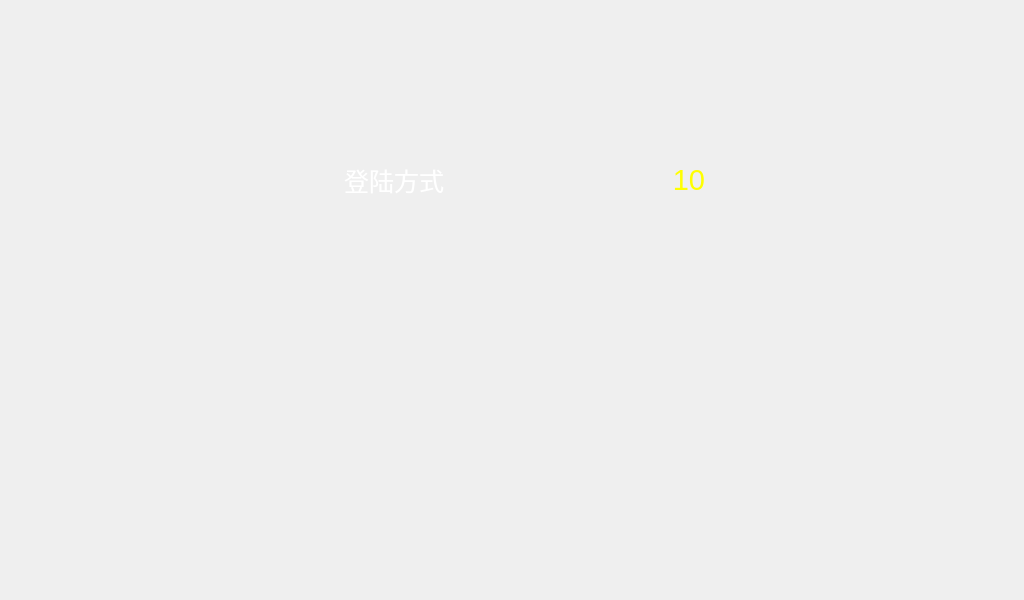
<?xml version="1.0" encoding="UTF-8"?>
<ui version="4.0">
 <class>DialogSelectLogin</class>
 <widget class="QDialog" name="DialogSelectLogin">
  <property name="enabled">
   <bool>true</bool>
  </property>
  <property name="geometry">
   <rect>
    <x>0</x>
    <y>0</y>
    <width>1024</width>
    <height>600</height>
   </rect>
  </property>
  <property name="windowTitle">
   <string>Dialog</string>
  </property>
  <property name="autoFillBackground">
   <bool>false</bool>
  </property>
  <property name="styleSheet">
   <string notr="true">QWidget#centralWgt
{
	background-image: url(:/image/ui_background_login.jpg);
}</string>
  </property>
  <widget class="QWidget" name="centralWgt" native="true">
   <property name="enabled">
    <bool>true</bool>
   </property>
   <property name="geometry">
    <rect>
     <x>312</x>
     <y>145</y>
     <width>400</width>
     <height>311</height>
    </rect>
   </property>
   <property name="font">
    <font>
     <pointsize>16</pointsize>
    </font>
   </property>
   <property name="styleSheet">
    <string notr="true">/* init button 'btnIrisLogin' style*/
QToolButton#btnIrisLogin
{
	background-image: url(:/image/ui_login_by_iris.png);
    border-radius: 5px;
}
/* on button 'btnIrisLogin' pressed*/
QToolButton#btnIrisLogin:pressed
{
	background-image: url(:/image/ui_login_by_iris_pressed.png);
}

/* init button 'btnPwdLogin' style*/
QToolButton#btnPwdLogin
{
	background-image: url(:/image/ui_login_by_account.png);
    border-radius: 5px;
}
/* on button 'btnPwdLogin' pressed*/
QToolButton#btnPwdLogin:pressed
{
	background-image: url(:/image/ui_login_by_account_pressed.png);
}

/* init button 'btnBack' style*/
QPushButton#btnBack
{
	background-image: url(:/image/ui_btn_back.png);
    border-radius: 5px;
}

/* on button 'btnBack' pressed*/
QPushButton#btnBack:pressed
{
	background-image: url(:/image/ui_btn_back_pressed.png);
}
</string>
   </property>
   <widget class="QToolButton" name="btnIrisLogin">
    <property name="enabled">
     <bool>true</bool>
    </property>
    <property name="geometry">
     <rect>
      <x>50</x>
      <y>80</y>
      <width>130</width>
      <height>123</height>
     </rect>
    </property>
    <property name="font">
     <font>
      <pointsize>16</pointsize>
     </font>
    </property>
    <property name="autoFillBackground">
     <bool>false</bool>
    </property>
    <property name="iconSize">
     <size>
      <width>81</width>
      <height>81</height>
     </size>
    </property>
    <property name="toolButtonStyle">
     <enum>Qt::ToolButtonTextUnderIcon</enum>
    </property>
   </widget>
   <widget class="QToolButton" name="btnPwdLogin">
    <property name="geometry">
     <rect>
      <x>220</x>
      <y>80</y>
      <width>130</width>
      <height>123</height>
     </rect>
    </property>
    <property name="font">
     <font>
      <pointsize>16</pointsize>
     </font>
    </property>
    <property name="autoFillBackground">
     <bool>false</bool>
    </property>
    <property name="iconSize">
     <size>
      <width>81</width>
      <height>81</height>
     </size>
    </property>
    <property name="toolButtonStyle">
     <enum>Qt::ToolButtonTextUnderIcon</enum>
    </property>
   </widget>
   <widget class="QPushButton" name="btnBack">
    <property name="geometry">
     <rect>
      <x>220</x>
      <y>240</y>
      <width>149</width>
      <height>43</height>
     </rect>
    </property>
    <property name="palette">
     <palette>
      <active>
       <colorrole role="WindowText">
        <brush brushstyle="SolidPattern">
         <color alpha="255">
          <red>255</red>
          <green>255</green>
          <blue>255</blue>
         </color>
        </brush>
       </colorrole>
       <colorrole role="Button">
        <brush brushstyle="SolidPattern">
         <color alpha="255">
          <red>32</red>
          <green>90</green>
          <blue>167</blue>
         </color>
        </brush>
       </colorrole>
       <colorrole role="Text">
        <brush brushstyle="SolidPattern">
         <color alpha="255">
          <red>255</red>
          <green>255</green>
          <blue>255</blue>
         </color>
        </brush>
       </colorrole>
       <colorrole role="ButtonText">
        <brush brushstyle="SolidPattern">
         <color alpha="255">
          <red>255</red>
          <green>255</green>
          <blue>255</blue>
         </color>
        </brush>
       </colorrole>
       <colorrole role="Base">
        <brush brushstyle="SolidPattern">
         <color alpha="255">
          <red>32</red>
          <green>90</green>
          <blue>167</blue>
         </color>
        </brush>
       </colorrole>
       <colorrole role="Window">
        <brush brushstyle="SolidPattern">
         <color alpha="255">
          <red>32</red>
          <green>90</green>
          <blue>167</blue>
         </color>
        </brush>
       </colorrole>
      </active>
      <inactive>
       <colorrole role="WindowText">
        <brush brushstyle="SolidPattern">
         <color alpha="255">
          <red>255</red>
          <green>255</green>
          <blue>255</blue>
         </color>
        </brush>
       </colorrole>
       <colorrole role="Button">
        <brush brushstyle="SolidPattern">
         <color alpha="255">
          <red>32</red>
          <green>90</green>
          <blue>167</blue>
         </color>
        </brush>
       </colorrole>
       <colorrole role="Text">
        <brush brushstyle="SolidPattern">
         <color alpha="255">
          <red>255</red>
          <green>255</green>
          <blue>255</blue>
         </color>
        </brush>
       </colorrole>
       <colorrole role="ButtonText">
        <brush brushstyle="SolidPattern">
         <color alpha="255">
          <red>255</red>
          <green>255</green>
          <blue>255</blue>
         </color>
        </brush>
       </colorrole>
       <colorrole role="Base">
        <brush brushstyle="SolidPattern">
         <color alpha="255">
          <red>32</red>
          <green>90</green>
          <blue>167</blue>
         </color>
        </brush>
       </colorrole>
       <colorrole role="Window">
        <brush brushstyle="SolidPattern">
         <color alpha="255">
          <red>32</red>
          <green>90</green>
          <blue>167</blue>
         </color>
        </brush>
       </colorrole>
      </inactive>
      <disabled>
       <colorrole role="WindowText">
        <brush brushstyle="SolidPattern">
         <color alpha="255">
          <red>255</red>
          <green>255</green>
          <blue>255</blue>
         </color>
        </brush>
       </colorrole>
       <colorrole role="Button">
        <brush brushstyle="SolidPattern">
         <color alpha="255">
          <red>32</red>
          <green>90</green>
          <blue>167</blue>
         </color>
        </brush>
       </colorrole>
       <colorrole role="Text">
        <brush brushstyle="SolidPattern">
         <color alpha="255">
          <red>255</red>
          <green>255</green>
          <blue>255</blue>
         </color>
        </brush>
       </colorrole>
       <colorrole role="ButtonText">
        <brush brushstyle="SolidPattern">
         <color alpha="255">
          <red>255</red>
          <green>255</green>
          <blue>255</blue>
         </color>
        </brush>
       </colorrole>
       <colorrole role="Base">
        <brush brushstyle="SolidPattern">
         <color alpha="255">
          <red>32</red>
          <green>90</green>
          <blue>167</blue>
         </color>
        </brush>
       </colorrole>
       <colorrole role="Window">
        <brush brushstyle="SolidPattern">
         <color alpha="255">
          <red>32</red>
          <green>90</green>
          <blue>167</blue>
         </color>
        </brush>
       </colorrole>
      </disabled>
     </palette>
    </property>
    <property name="font">
     <font>
      <pointsize>16</pointsize>
     </font>
    </property>
    <property name="autoFillBackground">
     <bool>false</bool>
    </property>
    <property name="iconSize">
     <size>
      <width>36</width>
      <height>36</height>
     </size>
    </property>
   </widget>
   <widget class="QWidget" name="widgetTitle" native="true">
    <property name="geometry">
     <rect>
      <x>0</x>
      <y>10</y>
      <width>400</width>
      <height>50</height>
     </rect>
    </property>
    <property name="autoFillBackground">
     <bool>false</bool>
    </property>
    <layout class="QHBoxLayout" name="horizontalLayout_2">
     <property name="margin">
      <number>0</number>
     </property>
     <item>
      <widget class="QLabel" name="labTitle">
       <property name="font">
        <font>
         <pointsize>19</pointsize>
        </font>
       </property>
       <property name="styleSheet">
        <string notr="true">color:rgb(255, 255, 255)</string>
       </property>
       <property name="text">
        <string>登陆方式</string>
       </property>
       <property name="alignment">
        <set>Qt::AlignCenter</set>
       </property>
       <property name="indent">
        <number>7</number>
       </property>
      </widget>
     </item>
     <item>
      <spacer name="horizontalSpacer_4">
       <property name="orientation">
        <enum>Qt::Horizontal</enum>
       </property>
       <property name="sizeType">
        <enum>QSizePolicy::Preferred</enum>
       </property>
       <property name="sizeHint" stdset="0">
        <size>
         <width>180</width>
         <height>20</height>
        </size>
       </property>
      </spacer>
     </item>
     <item>
      <widget class="QLabel" name="labCountDown">
       <property name="minimumSize">
        <size>
         <width>50</width>
         <height>0</height>
        </size>
       </property>
       <property name="maximumSize">
        <size>
         <width>50</width>
         <height>16777215</height>
        </size>
       </property>
       <property name="font">
        <font>
         <pointsize>22</pointsize>
        </font>
       </property>
       <property name="styleSheet">
        <string notr="true">color:rgb(255,255,0);</string>
       </property>
       <property name="text">
        <string>10</string>
       </property>
       <property name="alignment">
        <set>Qt::AlignRight|Qt::AlignTrailing|Qt::AlignVCenter</set>
       </property>
       <property name="indent">
        <number>7</number>
       </property>
      </widget>
     </item>
    </layout>
   </widget>
  </widget>
 </widget>
 <resources/>
 <connections>
  <connection>
   <sender>btnBack</sender>
   <signal>clicked()</signal>
   <receiver>DialogSelectLogin</receiver>
   <slot>reject()</slot>
   <hints>
    <hint type="sourcelabel">
     <x>469</x>
     <y>343</y>
    </hint>
    <hint type="destinationlabel">
     <x>512</x>
     <y>449</y>
    </hint>
   </hints>
  </connection>
  <connection>
   <sender>btnIrisLogin</sender>
   <signal>clicked()</signal>
   <receiver>DialogSelectLogin</receiver>
   <slot>selectIrisLogin()</slot>
   <hints>
    <hint type="sourcelabel">
     <x>301</x>
     <y>247</y>
    </hint>
    <hint type="destinationlabel">
     <x>117</x>
     <y>239</y>
    </hint>
   </hints>
  </connection>
  <connection>
   <sender>btnPwdLogin</sender>
   <signal>clicked()</signal>
   <receiver>DialogSelectLogin</receiver>
   <slot>selectAccountLogin()</slot>
   <hints>
    <hint type="sourcelabel">
     <x>488</x>
     <y>220</y>
    </hint>
    <hint type="destinationlabel">
     <x>613</x>
     <y>187</y>
    </hint>
   </hints>
  </connection>
 </connections>
 <slots>
  <slot>selectIrisLogin()</slot>
  <slot>selectAccountLogin()</slot>
 </slots>
</ui>
